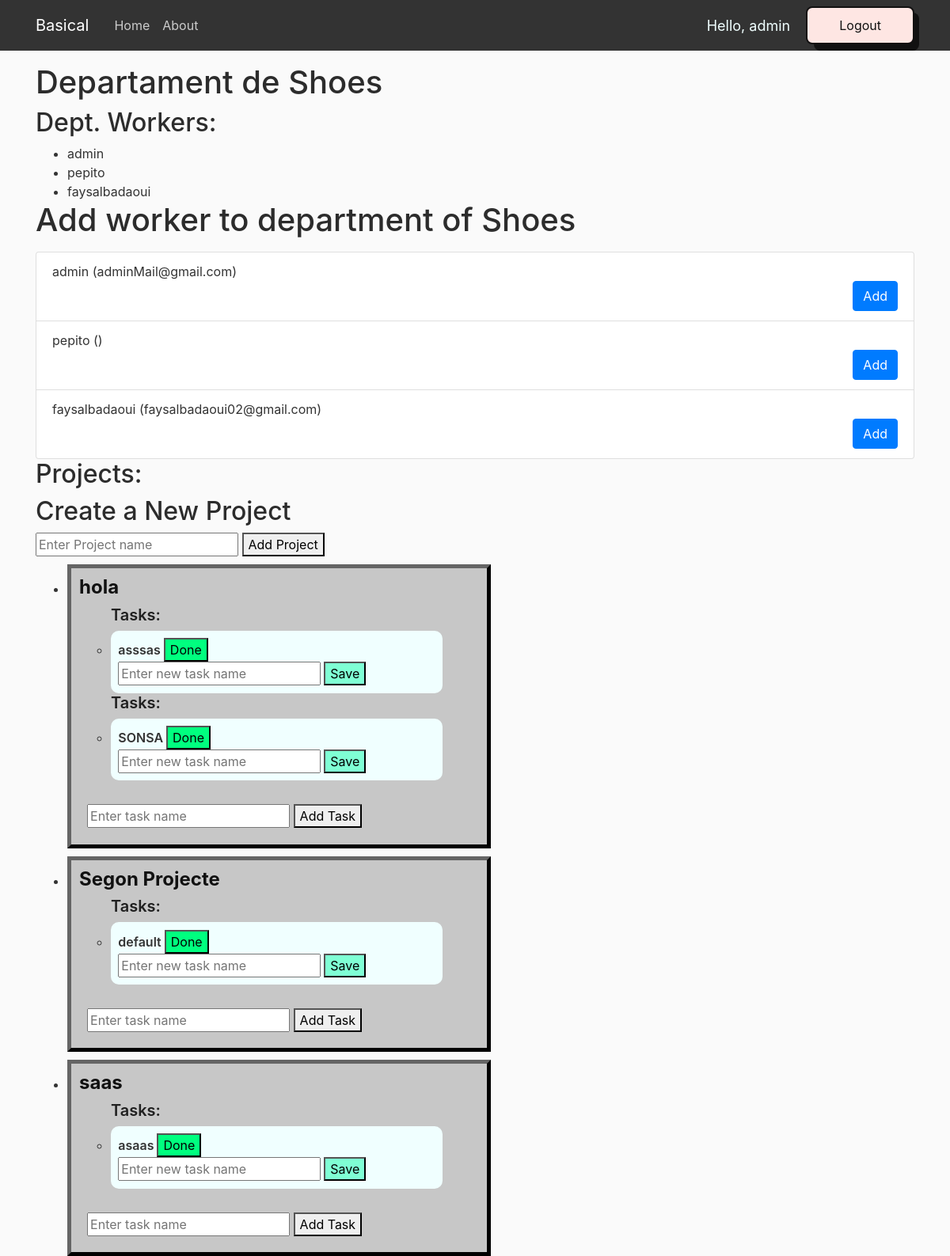
/company/1/department/1/ (signed in), run on the app's committed database.
### web/models.py (models this page shows, shortened)
class Department(models.Model):
    name = models.CharField(max_length=256)
    projects = models.ManyToManyField(Project)
    num_projects = models.IntegerField(default=0)
    admin = models.ForeignKey(User, on_delete=models.CASCADE, related_name="created_departments", default=User.objects.first().pk)
    users = models.ManyToManyField(User)
    num_users = models.IntegerField(default=0)

class Project(models.Model):
    name = models.CharField(max_length=256)
    tasks = models.ManyToManyField(Task)
    admin = models.ForeignKey(User, on_delete=models.CASCADE, related_name="created_projects", default=User.objects.first().pk)

class Task(models.Model):
    name = models.CharField(max_length=256)

### web/views.py (the view)
# urls.py: path('company/<int:company_id>/department/<int:department_id>/', views.department_detail, name='department_detail'),
def department_detail(request, department_id, company_id):
    department = get_object_or_404(Department, pk=department_id)
    company = get_object_or_404(Company, pk=company_id)
    return render(request, 'models/department_detail.html', {'department': department, 'company': company })

### web/templates/models/department_detail.html (shortened to what this page needs)
{% load static %}
<!DOCTYPE html>
<html>
    <head>
        <link rel="stylesheet" href="https://cdn.jsdelivr.net/npm/bootstrap@4.0.0/dist/css/bootstrap.min.css">
        <link rel="stylesheet" type="text/css" href="{% static 'web/home_css.css' %}">
    </head>
    <body>
        <header class="site-header">
            <nav class="navbar navbar-expand-md navbar-dark bg-steel fixed-top">
                <div class="container">
                    <a class="navbar-brand mr-4" href="/">Basical</a>
                    <div class="collapse navbar-collapse" id="navbarToggle">
                        <div class="navbar-nav mr-auto">
                            <a class="nav-item nav-link" href="/">Home</a>
                            <a class="nav-item nav-link" href="/about">About</a>
                        </div>
                        <div class="navbar-nav">
                            <span class="hello-msg">Hello, {{request.user}}</span>
                            <a href="/logout">
                                <button class="button-56" role="button">Logout</button>
                            </a>
                        </div>
                    </div>
                </div>
            </nav>
        </header>
        <div class="container">
            <h1>Departament de {{ department.name }}</h1>
            <h2>Dept. Workers:</h2>
            <ul>
            {% for user in department.users.all %}
                <li>{{ user.username }}</li>
            {% empty %}
                <p>No users found for this department.</p>
            {% endfor %}
            </ul>
            <h1>Add worker to department of {{ department.name }}</h1>
            <ul class="list-group mt-3">
                {% for user in company.workers.all %}
                <li class="list-group-item">
                    {{ user.username }} ({{ user.email }})
                    <form method="POST" action="{% url 'add_user_to_department' department_id=department.id %}">
                        <button type="submit" class="btn btn-primary float-right">Add</button>
                    </form>
                </li>
                {% endfor %}
            </ul>
            <h2>Projects:</h2>
            <h2>Create a New Project</h2>
            <form class="add-project-form" data-department-id="{{ department.id }}">
                <input type="text" name="project-name" placeholder="Enter Project name">
                <button type="submit">Add Project</button>
            </form>
            <ul>
                {% for project in department.projects.all %}
                    <li>
                        <div style="background-color: #c7c7c7; margin-top: 10px; width: 50%; padding: 10px; border-width: 5px; border-color: #111; border-style: outset;">
                            <h4 style="font-weight: 700; color: #111;">{{ project.name }}</h4>
                            {% if project.tasks.count > 0 %}
                                {% for task in project.tasks.all %}
                                <ul>
                                    <h5 style="font-weight: 600; color: #202020 ;">Tasks:</h5>
                                    <li style="font-weight: 600; background-color: azure; padding: 2%; width: 90%; border-radius: 10px;">
                                        {{ task.name }}
                                        <button style="background-color: springgreen;" class="delete-task" data-task-id="{{ task.id }}">Done</button>
                                        <div class="modify-task-input" style="display: block;">
                                        <input type="text" name="new-task-name" placeholder="Enter new task name">
                                        <button style="background-color: aquamarine;" class="save-modified-task" data-task-id="{{ task.id }}">Save</button>
                                        </div>
                                    </li>
                                </ul>
                                {% endfor %}
                            {% else %}
                                <p>No tasks found for this project.</p>
                            {% endif %}
                                <form style="margin: 2%; margin-top: 6%;" class="add-task-form" data-project-id="{{ project.id }}">
                                    <input type="text" name="task-name" placeholder="Enter task name">
                                    <button type="submit">Add Task</button>
                                </form>
                            {% empty %}
                                <p>No projects found for this department.</p>
                        </div>
                    </li>
                {% endfor %}
                {% block content %}
            </ul>
                {% endblock %}
        </div>
    </body>
</html>

### web/static/web/home_css.css (style rules this page uses)
body { background: #fafafa; color: #333333; margin-top: 5rem; }
h1, h2, h3, h4, h5, h6 { color: #2c2c2c; }
ul { margin: 0; }
.bg-steel { background-color: #333333; }
.site-header .navbar-nav .nav-link { color: #cccccc; }

### web/templates/models/department_detail.html (style rules this page uses)
.hello-msg { font-size: 18px; color: azure; margin-right: 20px; justify-self: center; align-self: center; }
.button-56 { align-items: center; background-color: #fee6e3; border: 2px solid #111; border-radius: 8px; box-sizing: border-box; color: #111; cursor: pointer; display: flex; font-family: Inter,sans-serif; font-size: 16px; height: 48px; justify-content: center; line-height: 24px; max-width: 100%; padding: 0 25px; position: relative; text-align: center; text-decoration: none; user-select: none; -webkit-user-select: none; touch-action: manipulation; }
.button-56:after { background-color: #111; border-radius: 8px; content: ""; display: block; height: 48px; left: 0; width: 100%; position: absolute; top: -2px; transform: translate(8px, 8px); transition: transform .2s ease-out; z-index: -1; }
@media (min-width: 768px) { .button-56 { padding: 0 40px; } }

### data on the page
Department: name "Shoes"
Project: name "hola"
Task: name "asssas"
Task: name "SONSA"
Project: name "Segon Projecte"
Task: name "default"
Project: name "saas"
Task: name "asaas"

### other printed values
{{ request.user }} "admin"
{{ user.username }} "admin"
{{ user.username }} "pepito"
{{ user.username }} "faysalbadaoui"
{{ user.email }} "adminMail@gmail.com"
{{ user.email }} "faysalbadaoui02@gmail.com"
